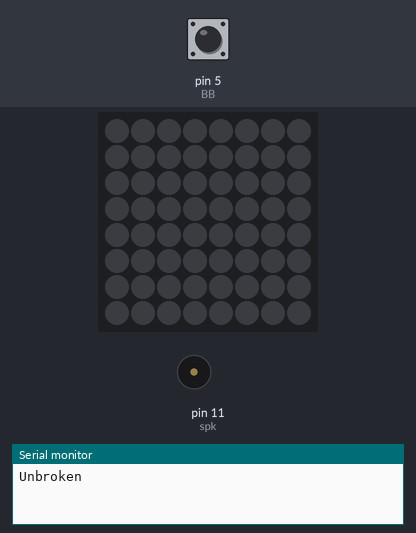
Recording of a sketch running on a simulated Arduino Uno, built with avr-gcc and run on an emulated ATmega328P. On the bench: 8×8 RGB LED matrix (first LED top left, wired row by row), buzzer (waves = sounding), the last lines printed to the serial monitor. The test bench sets the inputs (shaded band); at power-on: pin 5 (BB) HIGH. Dim RGB values are drawn brighter than linear.

Above: at 1.2 s.
1.3 s: pin 5 (BB) pulled LOW for 0.15 s
At 1.77 s:
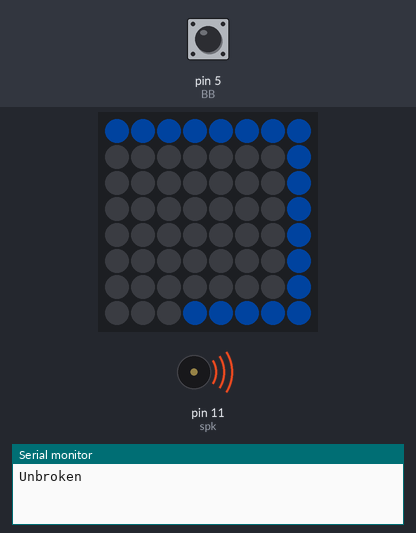
2.0 s: pin 5 (BB) pulled LOW for 1 s
At 2.38 s:
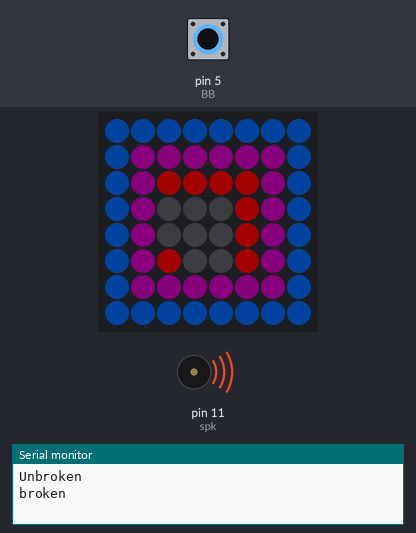
4.6 s: pin 5 (BB) pulled LOW for 3.2 s
At 5.37 s:
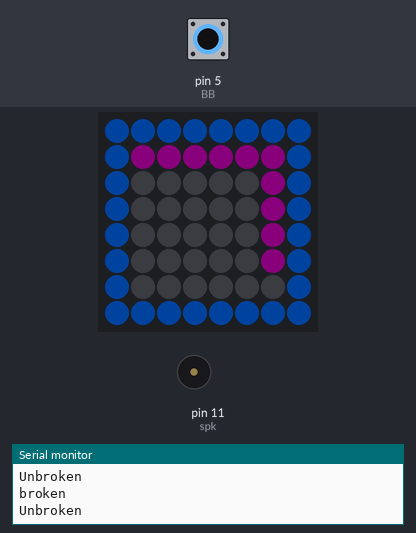
Timing chart, 0 to 8.7 s (numbered marks = the images above; inputs shaded):
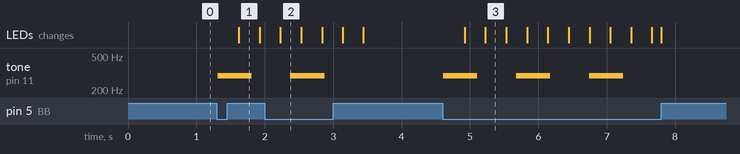

Measured:
- after the input at 1.3 s, tone on pin 11 (spk): silent → 294 Hz at once, → silent 0.50 s later; the LEDs: change after 0.32 s (image 1)
- after the input at 2.0 s, tone on pin 11 (spk): silent → 294 Hz after 0.38 s, → silent 0.50 s later
- after the input at 4.6 s, tone on pin 11 (spk): alternates 294 Hz for 0.50 s and silent for 0.57 s, 6 changes in all, then stays silent, starting at once; the LEDs: first change after 0.32 s (image 3 shows a later state)

The sketch:

PTW_BB.ino
```cpp
/*
PTW2015 code for break beam sensor
*/

#include <Adafruit_GFX.h> //GFX library
#include <Adafruit_NeoMatrix.h> //neoMatrix library
#include <Adafruit_NeoPixel.h> //neoPixel library

#ifndef PSTR
 #define PSTR // Make Arduino Due happy
#endif

#define PIN 6 //pin 6 is Matrix
#define spk 11 //speaker pin
const int BB = 5; //pin 5 is break beam sensor


//NeoPixel Matrix is 8 by 8 and runs from pin 6
//pixel (1,1) is top and right
//pixels are arranged in columns
//pixels are progressive, not zigzag
//pixels are wired for GRB bitstream and run at 800KHz
Adafruit_NeoMatrix matrix = Adafruit_NeoMatrix(8, 8, PIN,
  NEO_MATRIX_TOP     + NEO_MATRIX_RIGHT +
  NEO_MATRIX_COLUMNS + NEO_MATRIX_PROGRESSIVE,
  NEO_GRB            + NEO_KHZ800);

 //the following arrays are numbers of pixels on the matrix
const int16_t xcord[8] = {0,1,2,3,4,5,6,7};
const int16_t ycord[8] = {0,1,2,3,4,5,6,7};

//this array is colors for each spiral leg and are based off of the masks of the Ninja Turtles
const uint16_t colors[] = {
  matrix.Color(0, 167, 225),matrix.Color(148, 52, 140),matrix.Color(244, 36, 52),matrix.Color(255,158,21)};

int sensorState = 0, lastState = 0;

void setup()
{
  matrix.begin(); //start matrix
  matrix.setBrightness(40);//set matrix brightness
  Serial.begin(9600);
  pinMode(BB,INPUT); //claim breakbeam as input
  digitalWrite(BB, HIGH); //use on board pull up resistor
}

void loop()
{
  //read state of beam value
 matrix.fillScreen(0);
 matrix.show();
 sensorState = digitalRead(BB);

    if(sensorState == LOW)
   {
     matrix.fillScreen(0);
     tone(spk,294,500);
     spiral();
//delay(100);
   }
   else
   {
   matrix.fillScreen(0);
   }

if(sensorState && !lastState)
  {
    Serial.println("Unbroken");
  }

if(!sensorState && lastState)
  {
    Serial.println("broken");
  }
lastState = sensorState;

}

void spiral()
{
  matrix.fillScreen(0); //clear panel
  matrix.show();

  for(uint16_t i = 0; i <= 7;i++) //first row of pixels y is constant, x is changing
  {
  matrix.drawPixel(xcord[i],0,colors[0]);
 delay(10);
  matrix.show();
  }
  for(uint16_t i = 0; i <=7; i++) //x is constant, y is changing
  {
    matrix.drawPixel(7, ycord[i], colors[0]);
    delay(10);
    matrix.show();
  }
   for(uint16_t i = 6; i >= 1; i--)//last row of pixels y is constant, x is changing
   {
     matrix.drawPixel(xcord[i], 7, colors[0]);
    delay(10);
     matrix.show();
   }
   for(uint16_t i = 7; i >= 1; i--)//x is constant, y is changing
   {
     matrix.drawPixel(0, ycord[i], colors[0]);
     delay(10);
     matrix.show();
    }
  for(uint16_t i = 1; i <=6; i++) //second row, second spiral ,y == constant, x == changing
   {
     matrix.drawPixel(xcord[i], 1, colors[1]);
    delay(10);
     matrix.show();
    }
for(uint16_t i = 1; i <=6; i++) //second spiral ,x == constant, y == changing
   {
     matrix.drawPixel(6, ycord[i], colors[1]);
     delay(10);
     matrix.show();
    }
    for(uint16_t i = 6; i >= 1; i--) //second spiral ,y == constant, x == changing
   {
     matrix.drawPixel(xcord[i], 6, colors[1]);
    delay(10);
     matrix.show();
    }
    for(uint16_t i = 6; i >= 2; i--) // second spiral ,x == constant, y == changing
   {
     matrix.drawPixel(1, ycord[i], colors[1]);
    delay(10);
     matrix.show();
    }

for(uint16_t i = 2; i <= 5; i++) // third spiral, third row ,y == constant, x == changing
   {
     matrix.drawPixel(xcord[i], ycord[2], colors[2]);
    delay(10);
     matrix.show();
    }
    for(uint16_t i = 3; i <= 5; i++) // third spiral, x == constant, y == changing
   {
     matrix.drawPixel(xcord[5], ycord[i], colors[2]);
    delay(10);
     matrix.show();
    }
    for(uint16_t i = 2; i <= 5; i++) // third spiral,y == constant, x == changing
   {
     matrix.drawPixel(xcord[i], ycord[5], colors[2]);
    delay(10);
     matrix.show();
    }
    for(uint16_t i = 4; i >= 3; i--) // third spiral, x == constant, y == changing
   {
     matrix.drawPixel(xcord[2], ycord[i], colors[2]);
    delay(10);
     matrix.show();
    }
    for(uint16_t i = 3; i <= 4; i++) // third spiral, third row ,y == constant, x == changing
   {
     matrix.drawPixel(xcord[i], ycord[3], colors[3]);
    delay(10);
     matrix.show();
    }
    for(uint16_t i = 4; i >= 3; i--) // third spiral, third row ,y == constant, x == changing
   {
     matrix.drawPixel(xcord[i], ycord[4], colors[3]);
    delay(10);
     matrix.show();
    }

matrix.fillScreen(0); //clear matrix
matrix.show();
}
```
